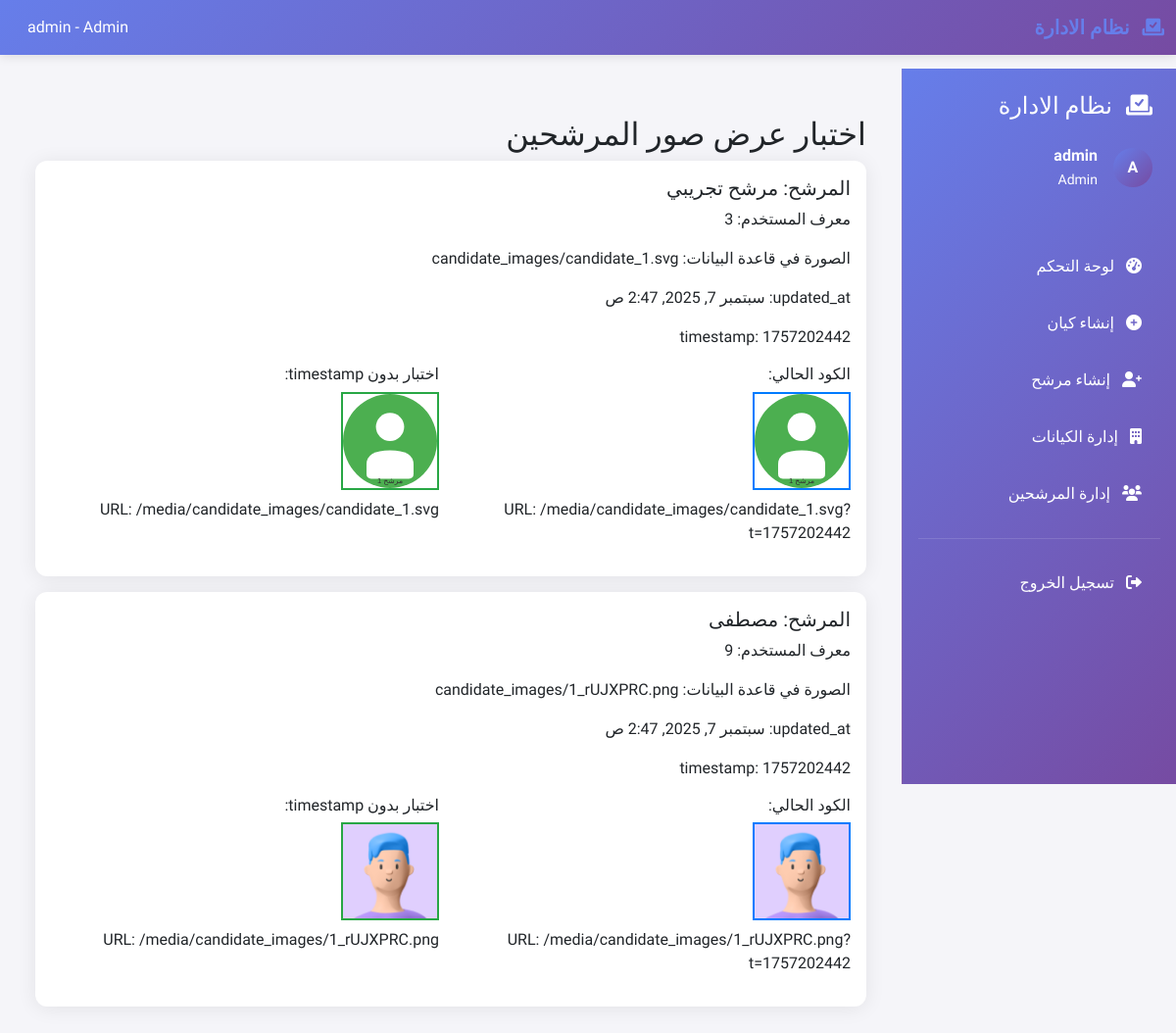
Screenshot of /test-images/ (signed in) with the database file from the repository.
### elections/models.py (models this page shows, shortened)
class CustomUser(AbstractUser):
    USER_TYPES = (
        ('admin', 'إدارة'),
        ('entity', 'كيان'),
        ('candidate', 'مرشح'),
        ('pillar', 'ركيزة'),
    )
    user_type = models.CharField(max_length=20, choices=USER_TYPES, default='pillar')
    full_name = models.CharField(max_length=200, verbose_name='الاسم الكامل')
    phone_number = models.CharField(max_length=15, verbose_name='رقم الهاتف', blank=True)
    created_at = models.DateTimeField(default=timezone.now, verbose_name='تاريخ الإنشاء')
    updated_at = models.DateTimeField(auto_now=True, verbose_name='تاريخ التحديث')
    class Meta:
        verbose_name = 'مستخدم'
        verbose_name_plural = 'المستخدمون'

class Candidate(models.Model):
    user = models.OneToOneField(CustomUser, on_delete=models.CASCADE, related_name='candidate_profile')
    entity = models.ForeignKey(Entity, on_delete=models.CASCADE, related_name='candidates', verbose_name='الكيان')
    profile_image = models.ImageField(upload_to='candidate_images/', verbose_name='الصورة الشخصية', blank=True)
    class Meta:
        verbose_name = 'مرشح'
        verbose_name_plural = 'المرشحون'

### elections/views.py (the view)
# urls.py: path('test-images/', views.test_candidate_images, name='test_candidate_images'),
@login_required
def test_candidate_images(request):
    candidates = Candidate.objects.all().select_related('user')
    context = {
        'candidates': candidates,
        'page_title': 'اختبار صور المرشحين'
    }
    return render(request, 'elections/test_candidate_image.html', context)

### elections/context_processors.py (called while the page is built, shortened)
def appearance_settings(request):
    settings = AppearanceSettings.get_active_settings()
    if settings:
        return {
            'appearance_settings': {
                'primary_color': settings.primary_color,
                'secondary_color': settings.secondary_color,
                'button_text_color': settings.button_text_color,
                'card_title_color': settings.card_title_color,
            }
        }

### elections/models.py (called while the page is built)
    @classmethod
    def get_active_settings(cls):
        return cls.objects.filter(is_active=True).first()

### elections/templates/elections/test_candidate_image.html (shortened to what this page needs)
{% extends 'elections/base.html' %}
{% block content %}
<div class="container mt-4">
    <h2>اختبار عرض صور المرشحين</h2>
    {% for candidate in candidates %}
        <div class="card mb-3">
            <div class="card-body">
                <h5>المرشح: {{ candidate.user.full_name }}</h5>
                <p>معرف المستخدم: {{ candidate.user.id }}</p>
                <p>الصورة في قاعدة البيانات: {{ candidate.profile_image }}</p>
                <p>updated_at: {{ candidate.user.updated_at }}</p>
                <p>timestamp: {{ candidate.user.updated_at|date:'U' }}</p>
                <div class="row">
                    <div class="col-md-6">
                        <h6>الكود الحالي:</h6>
                        {% if candidate.profile_image %}
                            <img src="{{ candidate.profile_image.url }}?t={{ candidate.user.updated_at|date:'U' }}"
                                 alt="{{ candidate.user.full_name }}"
                                 style="width: 100px; height: 100px; object-fit: cover; border: 2px solid #007bff;">
                            <p class="mt-2">URL: {{ candidate.profile_image.url }}?t={{ candidate.user.updated_at|date:'U' }}</p>
                        {% else %}
                            <div style="width: 100px; height: 100px; background: #ccc; display: flex; align-items: center; justify-content: center;">
                                <i class="fas fa-user"></i>
                            </div>
                            <p class="mt-2">لا توجد صورة</p>
                        {% endif %}
                    </div>
                    <div class="col-md-6">
                        <h6>اختبار بدون timestamp:</h6>
                        {% if candidate.profile_image %}
                            <img src="{{ candidate.profile_image.url }}"
                                 alt="{{ candidate.user.full_name }}"
                                 style="width: 100px; height: 100px; object-fit: cover; border: 2px solid #28a745;">
                            <p class="mt-2">URL: {{ candidate.profile_image.url }}</p>
                        {% else %}
                            <div style="width: 100px; height: 100px; background: #ccc; display: flex; align-items: center; justify-content: center;">
                                <i class="fas fa-user"></i>
                            </div>
                            <p class="mt-2">لا توجد صورة</p>
                        {% endif %}
                    </div>
                </div>
            </div>
        </div>
    {% endfor %}
</div>
{% endblock %}

### elections/templates/elections/base.html (shortened to what this page needs)
<!DOCTYPE html>
<html lang="ar" dir="rtl">
<head>
    <link href="https://cdn.jsdelivr.net/npm/bootstrap@5.3.0/dist/css/bootstrap.rtl.min.css" rel="stylesheet">
    <link href="https://cdnjs.cloudflare.com/ajax/libs/font-awesome/6.0.0/css/all.min.css" rel="stylesheet">
    {% load static %}
    <link href="{% static 'elections/css/dynamic-theme.css' %}" rel="stylesheet">
</head>
<body>
    {% if user.is_authenticated %}
    <nav class="navbar navbar-expand-lg top-navbar fixed-top">
        <div class="container-fluid">
            <a class="navbar-brand text-white" href="#">
                <i class="fas fa-vote-yea me-2"></i>
                نظام الادارة
            </a>
            <div class="d-flex align-items-center">
                 <span class="text-white me-3 d-none d-sm-inline">
                     {{ user.get_full_name|default:user.username }} - {{ user.user_type|capfirst }}
                 </span>
             </div>
        </div>
    </nav>
    <div class="sidebar d-lg-block" id="sidebar">
        <div class="p-4">
            <h4 class="mb-4 d-none d-lg-block" style="color: var(--button-text-color, white);">
                <i class="fas fa-vote-yea me-2"></i>
                نظام الادارة
            </h4>
            <div class="user-info mb-4">
                 <div class="d-flex align-items-center">
                     <div class="user-avatar me-3">
                         {{ user.get_full_name|default:user.username|first|upper }}
                     </div>
                     <div>
                         <div class="fw-bold" style="color: var(--button-text-color, white);">{{ user.get_full_name|default:user.username }}</div>
                         <small style="color: var(--button-text-color, rgba(255,255,255,0.7));">{{ user.user_type|capfirst }}</small>
                     </div>
                 </div>
             </div>
        </div>
        <nav class="nav flex-column">
             {% if user.user_type == 'entity' %}
                 <a class="nav-link" href="{% url 'elections:entity_dashboard' %}">
                     <i class="fas fa-tachometer-alt me-2"></i> لوحة التحكم
                 </a>
                 <a class="nav-link" href="{% url 'elections:add_candidate' %}">
                     <i class="fas fa-user-tie me-2"></i> إضافة مرشح
                 </a>
                 <a class="nav-link" href="{% url 'elections:add_voters_to_entity' %}">
                     <i class="fas fa-user-plus me-2"></i> إضافة ناخبين
                 </a>
             {% elif user.user_type == 'admin' %}
                 <a class="nav-link" href="{% url 'elections:admin_dashboard' %}">
                     <i class="fas fa-tachometer-alt me-2"></i> لوحة التحكم
                 </a>
                 <a class="nav-link" href="{% url 'elections:create_entity' %}">
                     <i class="fas fa-plus-circle me-2"></i> إنشاء كيان
                 </a>
                 <a class="nav-link" href="{% url 'elections:create_candidate' %}">
                     <i class="fas fa-user-plus me-2"></i> إنشاء مرشح
                 </a>
                 <a class="nav-link" href="{% url 'elections:manage_entities' %}">
                     <i class="fas fa-building me-2"></i> إدارة الكيانات
                 </a>
                 <a class="nav-link" href="{% url 'elections:manage_candidates' %}">
                     <i class="fas fa-users me-2"></i> إدارة المرشحين
                 </a>
             {% endif %}
             <hr class="text-white-50 mx-3">
             <a class="nav-link" href="{% url 'elections:logout' %}">
                 <i class="fas fa-sign-out-alt me-2"></i> تسجيل الخروج
             </a>
         </nav>
    </div>
    <div class="main-content">
        <div class="container-fluid p-4">
            {% block content %}{% endblock %}
        </div>
    </div>
    {% else %}
        {% block login_content %}{% endblock %}
    {% endif %}
</body>
</html>

### elections/static/elections/css/dynamic-theme.css (style rules this page uses)
:root { --primary-color: #007bff; --secondary-color: #6c757d; --card-title-color: #212529; --primary-light: color-mix(in srgb, var(--primary-color) 80%, white); --primary-lighter: color-mix(in srgb, var(--primary-color) 60%, white); --primary-dark: color-mix(in srgb, var(--primary-color) 80%, black); --primary-darker: color-mix(in srgb, var(--primary-color) 60%, black); --secondary-light: color-mix(in srgb, var(--secondary-color) 80%, white); --secondary-lighter: color-mix(in srgb, var(--secondary-color) 60%, white); --secondary-dark: color-mix(in srgb, var(--secondary-color) 80%, black); --secondary-darker: color-mix(in srgb, var(--secondary-color) 60%, black); --accent-color: color-mix(in srgb, var(--primary-color) 70%, var(--secondary-color) 30%); --success-color: #28a745; --warning-color: #ffc107; --danger-color: #dc3545; --info-color: var(--primary-color); }
a { color: var(--primary-color) !important; }
.sidebar .nav-link { color: var(--button-text-color, rgba(255,255,255,0.9)) !important; }
.navbar-brand { color: var(--primary-color) !important; }
.top-navbar { background: linear-gradient(135deg, var(--primary-color), var(--secondary-color)) !important; }
.sidebar { background: linear-gradient(135deg, var(--primary-color), var(--secondary-color)) !important; }

### elections/templates/elections/base.html (style rules this page uses)
body { font-family: 'Cairo', sans-serif; background-color: #f5f5f9; }
.navbar-brand { font-weight: 700; color: var(--primary-color) !important; }
.top-navbar { background: linear-gradient(135deg, var(--primary-color), var(--secondary-color)) !important; box-shadow: 0 2px 10px rgba(0,0,0,0.1); z-index: 1030; }
.sidebar { background: linear-gradient(135deg, var(--primary-color), var(--secondary-color)) !important; position: fixed; top: 0; right: -300px; width: 300px; height: 100vh; box-shadow: -5px 0 15px rgba(0,0,0,0.1); transition: right 0.3s ease; z-index: 1040; overflow-y: auto; }
.sidebar .nav-link { color: var(--button-text-color, rgba(255,255,255,0.9)); padding: 12px 20px; margin: 5px 15px; border-radius: 8px; transition: all 0.3s ease; text-decoration: none; }
.main-content { background-color: #f5f5f9; min-height: calc(100vh - 70px); margin-top: 70px; transition: margin-right 0.3s ease; }
@media (min-width: 992px) { .sidebar { position: fixed; top: 70px; right: 0; width: 280px; height: calc(100vh - 70px); box-shadow: none; border-left: 1px solid rgba(255,255,255,0.1); transform: none; } }
@media (min-width: 992px) { .main-content { margin-right: 280px; margin-top: 70px; } }
.card { border: none; border-radius: 12px; box-shadow: 0 2px 20px rgba(0,0,0,0.08); transition: transform 0.3s ease; }
.user-avatar { width: 40px; height: 40px; border-radius: 50%; background: linear-gradient(135deg, var(--primary-color), var(--secondary-color)); display: flex; align-items: center; justify-content: center; color: white; font-weight: 600; }

### rows the page displays
CustomUser: get_full_name "admin", user_type "Admin", get_full_name|first "A"
Candidate: user.full_name "مرشح تجريبي", user.id "3", profile_image "candidate_images/candidate_1.svg", user.updated_at "سبتمبر 7, 2025, 2:47 ص", user.updated_at "1757202442", profile_image (picture), profile_image "/media/candidate_images/candidate_1.svg"
Candidate: user.full_name "مصطفى", user.id "9", profile_image "candidate_images/1_rUJXPRC.png", user.updated_at "سبتمبر 7, 2025, 2:47 ص", user.updated_at "1757202442", profile_image (picture), profile_image "/media/candidate_images/1_rUJXPRC.png"
